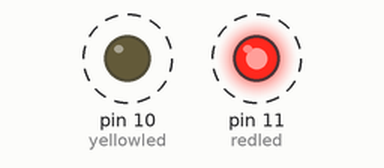
The sketch below on a simulated Arduino Uno, built with avr-gcc and run on an emulated ATmega328P. Shown: output pins drawn as LEDs (lit = HIGH). Dashed ring = blinking.

Above: at 0.5 s.
Timing chart, 0 to 4.6 s (numbered marks = the images above):
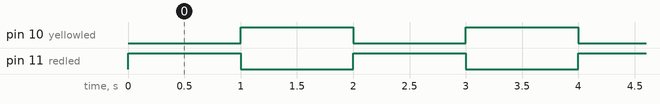

Measured:
- by itself, pin 10 (yellowled), pin 11 (redled): alternates HIGH for 1.0 s and LOW for 1.0 s

The sketch:

Project_1.ino
```cpp
/*
  Keyes 37 in 1 Sensor Kit Upgraded Version
  Project 1
  Two Color LED
  By keyes
*/
const int redled = 11;              // pin for red signal
const int yellowled = 10;           // pin for yellow signal
void setup()
{
  pinMode(redled,OUTPUT);           //Set Pin11 as output
  pinMode(yellowled,OUTPUT);        //Set Pin10 as output
}
void loop()
{
  digitalWrite(redled,HIGH);        //Turn on the red led
  digitalWrite(yellowled,LOW);      //Turn off the yellow led
  delay(1000);                      // delay for 1000ms
  digitalWrite(redled,LOW);         //Turn off the red led
  digitalWrite(yellowled,HIGH);     //Turn on the yellow led
  delay(1000);                      //delay for 1000ms
}
```
